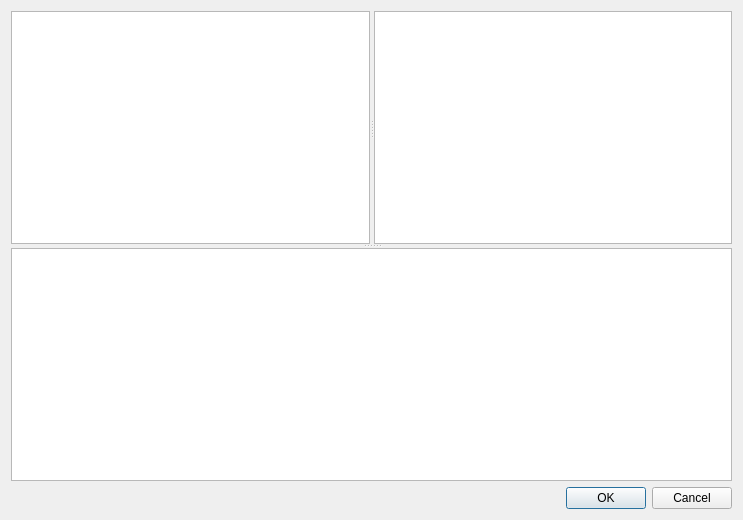
<?xml version="1.0" encoding="UTF-8"?>
<ui version="4.0">
 <class>Dialog</class>
 <widget class="QDialog" name="Dialog">
  <property name="geometry">
   <rect>
    <x>0</x>
    <y>0</y>
    <width>743</width>
    <height>520</height>
   </rect>
  </property>
  <property name="windowTitle">
   <string>Dialog</string>
  </property>
  <layout class="QVBoxLayout" name="verticalLayout">
   <item>
    <widget class="QSplitter" name="splitter_2">
     <property name="orientation">
      <enum>Qt::Vertical</enum>
     </property>
     <widget class="QSplitter" name="splitter">
      <property name="orientation">
       <enum>Qt::Horizontal</enum>
      </property>
      <widget class="QPlainTextEdit" name="plainTextEdit"/>
      <widget class="QPlainTextEdit" name="plainTextEdit_2"/>
     </widget>
     <widget class="QPlainTextEdit" name="plainTextEdit_3"/>
    </widget>
   </item>
   <item>
    <layout class="QHBoxLayout" name="horizontalLayout">
     <item>
      <spacer name="horizontalSpacer">
       <property name="orientation">
        <enum>Qt::Horizontal</enum>
       </property>
       <property name="sizeHint" stdset="0">
        <size>
         <width>40</width>
         <height>20</height>
        </size>
       </property>
      </spacer>
     </item>
     <item>
      <widget class="QPushButton" name="pushButton_2">
       <property name="text">
        <string>OK</string>
       </property>
      </widget>
     </item>
     <item>
      <widget class="QPushButton" name="pushButton">
       <property name="text">
        <string>Cancel</string>
       </property>
      </widget>
     </item>
    </layout>
   </item>
  </layout>
 </widget>
 <resources/>
 <connections/>
</ui>
